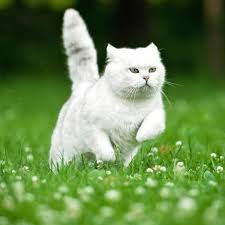
#> input picture deep_learning/hog_svm/raw/1.jpg, 225 x 225 px; its folder holds 2 pictures in this run
$ python pic_converter.py   (Python 2 division)
#> lines starting #> are read from the running program, lines starting #| are printed output that depends on the picture
# -*- coding: utf-8 -*-

import numpy as np
import cv2
from os.path import dirname, join, basename
from glob import glob

num=0

for fn in glob(join(dirname(__file__), 'raw', '*.jpg')):
    img = cv2.imread(fn)
#> img is the input picture: shape (225, 225, 3); mean B, G, R 78.6, 135, 104.3
    res=cv2.resize(img,(194,259),interpolation=cv2.INTER_AREA)
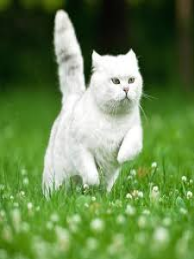
#> res: shape (259, 194, 3); mean B, G, R 78.5, 134.9, 104.2
    cv2.imwrite(r'converted/'+str(num)+'.jpg',res)
    num=num+1
#> pass 2 of the loop `for fn in glob(join(dirname(__file__), 'raw', '*.jpg')):`:
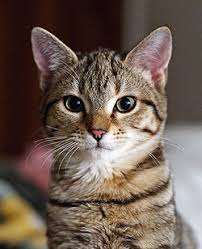
#> input picture deep_learning/hog_svm/raw/2.jpg, 202 x 249 px
#> img is the input picture: shape (249, 202, 3); mean B, G, R 81.8, 92, 108.8
#> `res=cv2.resize(img,(194,259),interpolation=cv2.INTER_AREA)`:
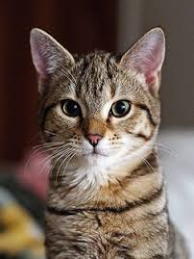
#> res: shape (259, 194, 3); mean B, G, R 81.7, 91.9, 108.7

print 'all done!'

cv2.waitKey(0)
cv2.destroyAllWindows()
